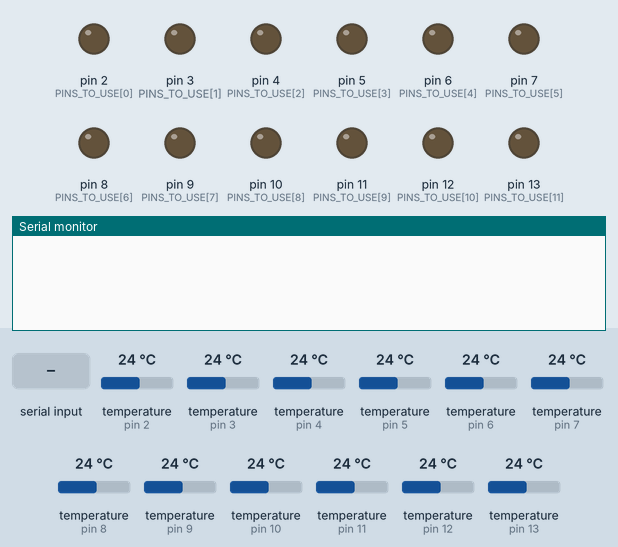
Simulated run of this sketch. Board: Arduino Uno, built with avr-gcc and run on an emulated ATmega328P. On the bench: output pins drawn as LEDs (lit = HIGH), the last lines printed to the serial monitor. Inputs (shaded band) come from the test bench; at power-on: temperature (sensors on pin 2, pin 3, pin 4, pin 5, pin 6, pin 7, pin 8, pin 9, pin 10, pin 11, pin 12, pin 13) 24 °C.

Above: at 1.2 s.
1.3 s: "?\n" received over Serial
At 2.3 s:
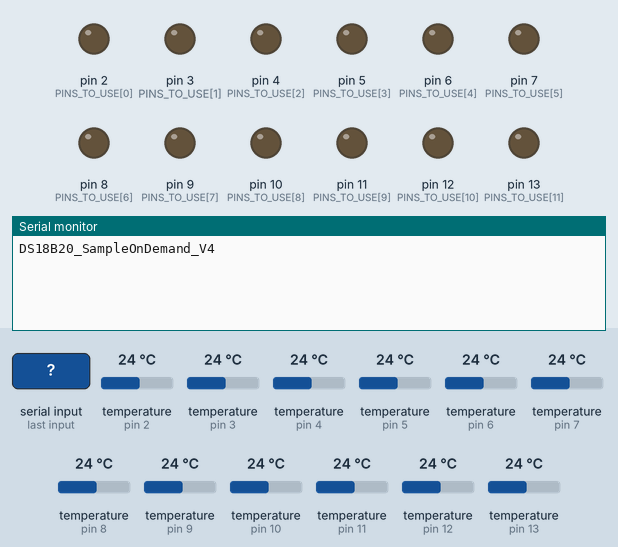
3.9 s: byte 96 ('`') received over Serial
At 4.3 s:
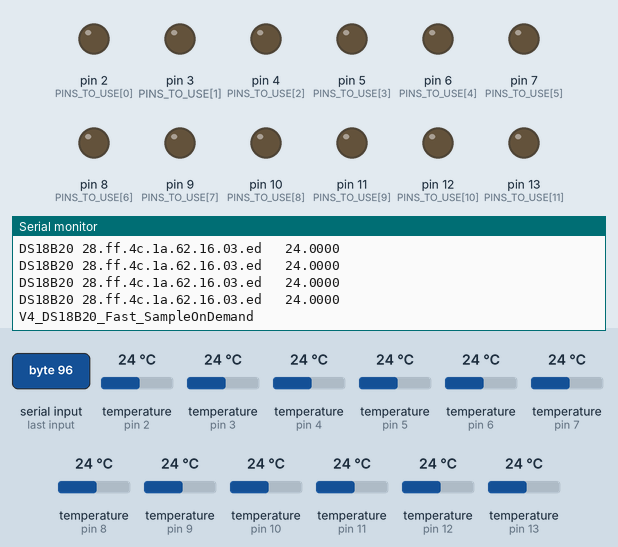

Measured:
- after the input at 1.3 s, the serial monitor: prints a new line at once (image 1)
- after the input at 3.9 s, the serial monitor: prints a new line at once (image 2)

The sketch:

DS18B20_Fast_SampleOnDemand.ino
```cpp
// (licence header left out)
/*
 * As of V4, the code will move to a new set of commands if a '`' character is seen.
 * Until '`' is received, '\r' and '\n' initiate a sample, and '?' returns the version.
 * Once a '`' is received, '?' initiates samples and '`' returns the version.
 * The version is returned in response to the first '`' received.
 * All other commands are ignored.
 *
 * This code waits for '?' on the Serial port and when a '?' is seen
 * the code will cycle through pins specified in PINS_TO_USE.
 * For each sensor found the temperature is sampled and if no errors are found
 * the sample is formatted and sent out the serial port at SERIAL_BAUD_RATE baud.
 *
 * If a '`' is received, return a line with the name of the sketch and a version
 *
 * This "Fast" version of the Arduino code will initiate the sample operation on
 * all the devices in parallel to reduce the overall time but the trade-off is
 * there may be only a single sensor on each Arduino pin.
 *
 * Data is in the format of:
 *   "DS18B20 AA.AA.AA.AA.AA.AA.AA.AA   DD.DDDD\n"
 * where:
 *   DS18B20 indicates the sensor type
 *   AA....AA is the device ID
 *   DD.DDDD is degrees Celsius -- possibly negative
 *
 * Malformed data is silently discarded.
 *
 * V2   '?' command provides version info
 * V3   Respond to '\r' the same as '\n'
 * V4   NOTE:  Commands are changed!
 *      '`' for version, '?' for samples, '\r' and '\n' are ignored with other commands
 */

#include <OneWire.h>

// DS18S20 Temperature chip i/o

int use_new_commands = 0;  /* start using execution using the old commands */

#define DEBUG 0

#define SERIAL_BAUD_RATE 115200

#define DS18B20_BYTES_IN_ADDRESS 8
#define DS18B20_BYTES_IN_DATA 8
#define DS18B20_BYTES_IN_DATA_PLUS_CRC 9
#define DS18B20_ID_CONSTANT (0x28)
#define DS18B20_CONVERSION_TIME_IN_MSEC (760)  /* spec says 750 */

/* the code will look for DS18B20 sensors on these pins */
const byte PINS_TO_USE[] = { 2, 3, 4, 5, 6, 7, 8, 9, 10, 11, 12, 13 };

void setup(void) {
  for (int i = 0 ; i < sizeof(PINS_TO_USE); i++) {
    pinMode(PINS_TO_USE[i], OUTPUT);
  }
  Serial.begin(SERIAL_BAUD_RATE);
}

/*
   Format the address & temperature then
   send the output for a sensor out the serial port
*/
void sendOutput(byte addr[], byte data[]) {

  int16_t raw_temp = (data[1] << 8) | (0xff & data[0]);
  float temp = raw_temp * 1.0;
  temp = temp / 16.0;
  char temp_str[] = "\0\0\0\0\0\0\0\0\0\0\0\0"; // more than needed
  dtostrf(temp, 9, 4, temp_str);

  char output_str[] = "DS18B20 xx.xx.xx.xx.xx.xx.xx.xx -999.99\n\0\0\0\0";
  sprintf(output_str, "DS18B20 %02x.%02x.%02x.%02x.%02x.%02x.%02x.%02x %s\n",
          addr[0], addr[1], addr[2], addr[3], addr[4], addr[5], addr[6], addr[7],
          temp_str);
  Serial.print(output_str);
} // sendOutput

/*
 *   return 0 if success, < 0 if problem.
 */
int startSample(OneWire ds, byte addr[]) {
  byte present = 0;

  present = ds.reset();
  if (0 == present) {
    if (DEBUG) {
      Serial.print("! no initial PRESENCE returned\n");
    }
    return -1;
  }
  ds.select(addr);
  ds.write(0x44,1);         // start conversion, with parasite power on at the end

  return 0;  // success
}  // getSample()

/*
 *   return 0 if success, < 0 if problem.
 *   Assume data is always overwritten.
 */
int getSample(OneWire ds, byte addr[], byte data[]) {
  byte present = 0;

  present = ds.reset();
  if (0 == present) {
    if (DEBUG) {
      Serial.print("! no second PRESENCE returned\n");
    }
    return -2;
  }
  ds.select(addr);
  ds.write(0xBE);         // Read Scratch Pad

  for (int i = 0; i < DS18B20_BYTES_IN_DATA_PLUS_CRC; i++) {
    data[i] = ds.read();
  }
  byte crc = OneWire::crc8( data, DS18B20_BYTES_IN_DATA);
  if (data[(DS18B20_BYTES_IN_DATA_PLUS_CRC - 1)] != crc) {
    if (DEBUG) {
      Serial.print("! CRC mismatch\n");
    }
    return -10;
  }

  if (0 == data[0] &&
      0 == data[1] &&
      0 == data[2] &&
      0 == data[3] &&
      0 == data[4] &&
      0 == data[5] &&
      0 == data[6] &&
      0 == data[7]) {
        if (DEBUG) {
          Serial.println("all data bytes == 0");
        }
        return -11;
      }

  if (DEBUG) {
    Serial.print("P=");
    Serial.print(present,HEX);
    Serial.print(" ");
    for (int i = 0; i < DS18B20_BYTES_IN_DATA_PLUS_CRC; i++) {
      Serial.print(data[i], HEX);
      Serial.print(" ");
    }

    Serial.print(" CRC=");
    Serial.print( crc, HEX);
    Serial.print("\n");
  }

  return 0;  // success
}  // getSample()


void sampleSensors() {
  /* loop through all the pins we are given to search */
  for (int i = 0; i < sizeof(PINS_TO_USE); i++) {
    int pin = PINS_TO_USE[i];
    if (DEBUG) {
      Serial.println(pin);
    }
    OneWire ds(pin);

    /* find all one-wire devices and
       if a DS18B20 try to read the temperature */
    byte addr[DS18B20_BYTES_IN_ADDRESS];
    ds.reset_search();
    while ( ds.search(addr)) {
      if (DS18B20_ID_CONSTANT == addr[0]) { // only try to read DS18B20 devices
        int rc = 1;
        /* normally leave this loop via break */
        for (int retry = 0; retry < 5; retry++) {
          byte data[DS18B20_BYTES_IN_DATA_PLUS_CRC];
          rc = startSample(ds, addr);
        } // for retry
      } // if (DS18B20_ID_CONSTANT == ...
    }
  }

  delay(DS18B20_CONVERSION_TIME_IN_MSEC);

  /* loop through all the pins we are given to search */
  for (int i = 0; i < sizeof(PINS_TO_USE); i++) {
    int pin = PINS_TO_USE[i];
    if (DEBUG) {
      Serial.println(pin);
    }
    OneWire ds(pin);

    /* find all one-wire devices and
       if a DS18B20 try to read the temperature */
    byte addr[DS18B20_BYTES_IN_ADDRESS];
    ds.reset_search();
    while ( ds.search(addr)) {
      if (DS18B20_ID_CONSTANT == addr[0]) { // only try to read DS18B20 devices
        int rc = 1;
        /* normally leave this loop via break */
        for (int retry = 0; retry < 5; retry++) {
          byte data[DS18B20_BYTES_IN_DATA_PLUS_CRC];
          rc = getSample(ds, addr, data);
          if (0 == rc) {
            sendOutput(addr, data);
            break;
          }
        } // for retry
      } // if (DS18B20_ID_CONSTANT == ...
    }

    if (DEBUG) {
      Serial.println("done with loop().  waiting....");
    }
  }
  /* indicate all sensors have been sampled */
  Serial.write('\n');
}


void loop(void) {
    /* wait till the controller tells us to take samples by sending a '\n' */
    int ch = Serial.read();
    if (ch > 0) {
      if (DEBUG) {
        Serial.print("Command: 0x");
        Serial.print(ch, HEX);
        Serial.print('\n');
      }
    }
    if ('`' == ch) {  /* switch to new command set once a '`' is received */
      use_new_commands = 1;
    }

    if (use_new_commands) {
      if ('?' == ch) {
        sampleSensors();
      } else if ('`' == ch) {
        Serial.println("V4_DS18B20_Fast_SampleOnDemand");
      }
    } else {
      /* use old commands */
      if ((ch == '\n') || (ch == '\r')) {
        sampleSensors();
      } else if (ch == '?') {
        Serial.println("DS18B20_SampleOnDemand_V4\n");
      }
    }
} // loop()
```
